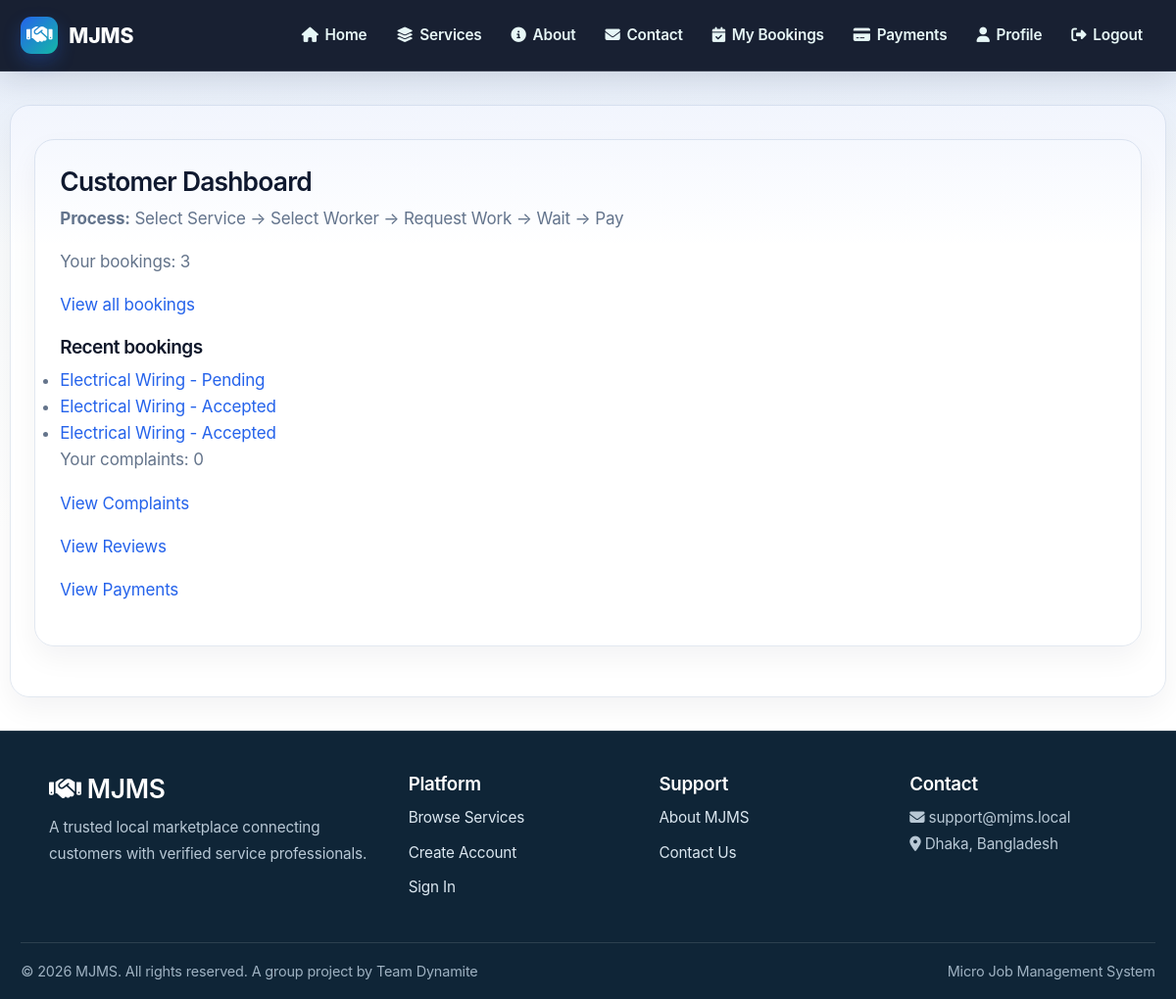
Page /dashboard/ (signed in) on the earlier database version.
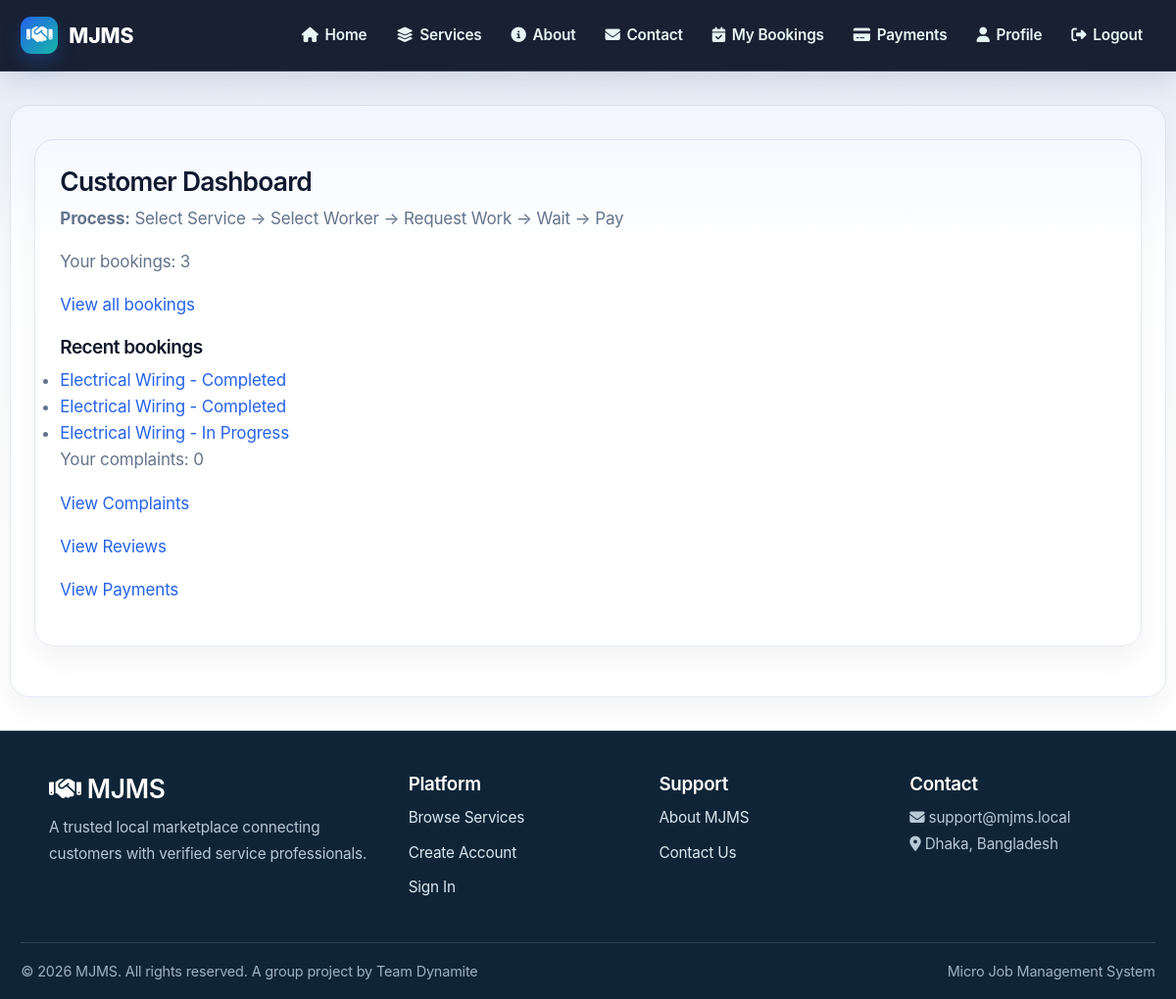
Same page on the later database version.
### bookings/models.py (models this page shows, shortened)
class Booking(models.Model):
    STATUS_CHOICES = [
        ('Pending', 'Pending'),
        ('Confirmed', 'Confirmed'),
        ('Accepted', 'Accepted'),
        ('Open', 'Open'),
        ('Assigned', 'Assigned'),
        ('In Progress', 'In Progress'),
        ('Completed', 'Completed'),
        ('Cancelled', 'Cancelled'),
    ]
    BOOKING_TYPE_CHOICES = [
        ('BOOK_THIS_SERVICE', 'Book This Service'),
        ('HIRE_ME', 'Hire Me'),
    ]
    customer = models.ForeignKey(
        settings.AUTH_USER_MODEL,
        on_delete=models.CASCADE,
        related_name='customer_bookings'
    )
    service = models.ForeignKey(
        Service,
        on_delete=models.CASCADE,
        related_name='bookings'
    )
    worker = models.ForeignKey(
        settings.AUTH_USER_MODEL,
        on_delete=models.SET_NULL,
        null=True,
        blank=True,
        related_name='worker_bookings'
    )
    booking_date = models.DateField()
    booking_time = models.TimeField()
    address = models.TextField()
    problem_description = models.TextField()
    problem_photo = models.ImageField(
        upload_to='booking_problem_photos/',
        blank=True,
        null=True,
    )
    status = models.CharField(
        max_length=20,
        choices=STATUS_CHOICES,
        default='Pending'
    )
    booking_type = models.CharField(
        max_length=30,
        choices=BOOKING_TYPE_CHOICES,
        default='BOOK_THIS_SERVICE',
        help_text='How the customer created this booking: Book This Service or Hire Me.'
    )
    proposed_price = models.DecimalField(
        max_digits=10,
        decimal_places=2,
        null=True,
        blank=True,
        help_text='Customer proposal before the price is agreed.'
    )
    actual_price = models.DecimalField(
        max_digits=10,
        decimal_places=2,
        null=True,
        blank=True,
        help_text='Current negotiated price for the service.'
    )
    price_agreed = models.BooleanField(default=False)
    price_agreed_at = models.DateTimeField(null=True, blank=True)
    created_at = models.DateTimeField(auto_now_add=True)
    updated_at = models.DateTimeField(auto_now=True)
    class Meta:
        ordering = ['-created_at']

### services/models.py (models this page shows, shortened)
class Service(models.Model):
    name = models.CharField(max_length=100)
    category = models.ForeignKey(
        Category,
        on_delete=models.CASCADE,
        related_name='services',
        help_text='The category this service belongs to'
    )
    description = models.TextField()
    price = models.DecimalField(max_digits=10, decimal_places=2)
    image = models.ImageField(upload_to='service_images/')
    duration = models.CharField(max_length=50, help_text='Estimated duration (e.g., "2 hours")')
    location = models.CharField(max_length=100, blank=True, null=True)
    featured = models.BooleanField(default=False)
    is_available = models.BooleanField(default=True)
    created_at = models.DateTimeField(auto_now_add=True)
    updated_at = models.DateTimeField(auto_now=True)
    class Meta:
        ordering = ['category__name', 'name']
        indexes = [
            models.Index(fields=['category', 'is_available']),
        ]

### dashboard/views.py (the view, shortened to what this page needs)
# urls.py: path('', views.dashboard_home, name='dashboard_home'),
@login_required
def dashboard_home(request):
    bookings = Booking.objects.filter(customer=request.user)
    complaints = Complaint.objects.filter(customer=request.user)
    context = {
        'bookings': bookings,
        'complaints': complaints,
    }
    return render(request, 'dashboard/dashboard.html', context)

### notifications/views.py (called while the page is built)
def notification_context(request):
    if not request.user.is_authenticated:
        return {}
    return {
        'unread_notification_count': Notification.objects.filter(
            user=request.user,
            is_read=False,
        ).count(),
    }

### templates/dashboard/dashboard.html (shortened to what the changed rows need)
{% extends 'base.html' %}
{% block content %}
<div class="dashboard-shell">
    {% if user.role == 'admin' %}
        <header class="admin-header">
            <div>
                <p class="eyebrow">Operations Overview</p>
                <h1>Platform Administration</h1>
            </div>
            <div class="admin-header-actions">
                <a href="{% url 'admin:index' %}" class="btn btn-primary">Admin Panel</a>
                <a href="{% url 'admin_users_list' %}" class="btn btn-secondary">Manage Users</a>
            </div>
        </header>
        <section class="stats-grid">
            <article class="stat-card accent-blue">
                <div class="stat-icon"><i class="fa-solid fa-users"></i></div>
                <div>
                    <span>Customers</span>
                    <strong>{{ total_customers }}</strong>
                </div>
            </article>
            <article class="stat-card accent-green">
                <div class="stat-icon"><i class="fa-solid fa-user-tie"></i></div>
                <div>
                    <span>Workers</span>
                    <strong>{{ total_workers }}</strong>
                </div>
            </article>
            <article class="stat-card accent-orange">
                <div class="stat-icon"><i class="fa-solid fa-clock"></i></div>
                <div>
                    <span>Pending Workers</span>
                    <strong>{{ pending_workers }}</strong>
                </div>
            </article>
            <article class="stat-card accent-purple">
                <div class="stat-icon"><i class="fa-solid fa-clipboard-list"></i></div>
                <div>
                    <span>Service Requests</span>
                    <strong>{{ service_requests }}</strong>
                </div>
            </article>
            <article class="stat-card accent-indigo">
                <div class="stat-icon"><i class="fa-solid fa-calendar-check"></i></div>
                <div>
                    <span>Bookings</span>
                    <strong>{{ bookings.count }}</strong>
                </div>
            </article>
            <article class="stat-card accent-red">
                <div class="stat-icon"><i class="fa-solid fa-xmark-circle"></i></div>
                <div>
                    <span>Cancelled Jobs</span>
                    <strong>{{ cancelled_jobs }}</strong>
                </div>
            </article>
            <article class="stat-card accent-pink">
                <div class="stat-icon"><i class="fa-solid fa-triangle-exclamation"></i></div>
                <div>
                    <span>Complaints</span>
                    <strong>{{ complaints.count }}</strong>
                </div>
            </article>
            <article class="stat-card accent-cyan">
                <div class="stat-icon"><i class="fa-solid fa-sack-dollar"></i></div>
                <div>
                    <span>Revenue</span>
                    <strong>৳{{ platform_revenue|default:'0.00' }}</strong>
                </div>
            </article>
        </section>
        <section class="dashboard-grid admin-grid">
            <div class="dashboard-card">
                <h3>Completed Jobs</h3>
                <p class="dashboard-number">{{ completed_jobs }}</p>
                <small>Successful job outcomes</small>
            </div>
            <div class="dashboard-card">
                <h3>Cancelled Jobs</h3>
                <p class="dashboard-number">{{ cancelled_jobs }}</p>
                <small>Jobs requiring follow-up</small>
            </div>
            <div class="dashboard-card">
                <h3>Paid Transactions</h3>
                <p class="dashboard-number">{{ paid_transactions }}</p>
                <small>Verified payments</small>
            </div>
            <div class="dashboard-card">
                <h3>Platform Revenue</h3>
                <p class="dashboard-number">৳{{ platform_revenue|default:'0.00' }}</p>
                <small>Commission collected</small>
            </div>
            <div class="dashboard-card">
                <h3>Worker Earnings</h3>
                <p class="dashboard-number">৳{{ worker_earnings|default:'0.00' }}</p>
                <small>Gross payout value</small>
            </div>
            <div class="dashboard-card">
                <h3>Avg Rating</h3>
                <p class="dashboard-number">{{ avg_rating|floatformat:1 }}</p>
                <small>Marketplace quality</small>
            </div>
        </section>
        <section class="panel-card" style="margin-top: 24px;">
            <div class="panel-header">
                <h3>Approved workers by trade</h3>
                <span>{{ blocked_workers }} blocked</span>
            </div>
            <div class="analytics-grid">
                {% for trade in trade_counts %}
                    <div class="metric-box">
                        <h4>{{ trade.name }}</h4>
                        <p><strong>{{ trade.count }}</strong> approved worker(s)</p>
                    </div>
                {% empty %}
                    <div class="metric-box">
                        <h4>No trades</h4>
                        <p><strong>0</strong> approved worker(s)</p>
                    </div>
                {% endfor %}
            </div>
        </section>
        <section class="admin-panel-grid">
            <div class="panel-card analytics-card">
                <div class="panel-header">
                    <h3>Performance summary</h3>
                    <span>Recent business health</span>
                </div>
                <div class="analytics-grid">
                    <div class="metric-box">
                        <h4>Daily</h4>
                        <p><strong>Revenue:</strong> ৳{{ report_daily.revenue|default:'0.00' }}</p>
                        <p><strong>Jobs:</strong> {{ report_daily.jobs }}</p>
                    </div>
                    <div class="metric-box">
                        <h4>Monthly</h4>
                        <p><strong>Revenue:</strong> ৳{{ report_monthly.revenue|default:'0.00' }}</p>
                        <p><strong>Jobs:</strong> {{ report_monthly.jobs }}</p>
                    </div>
                    <div class="metric-box">
                        <h4>Yearly</h4>
                        <p><strong>Revenue:</strong> ৳{{ report_yearly.revenue|default:'0.00' }}</p>
                        <p><strong>Jobs:</strong> {{ report_yearly.jobs }}</p>
                    </div>
                </div>
            </div>
            <aside class="panel-card quick-actions">
                <div class="panel-header">
                    <h3>Quick actions</h3>
                    <span>Priority workflow</span>
                </div>
                <div class="dashboard-links">
                    <a href="{% url 'admin_users_list' %}"><i class="fa-solid fa-user-gear"></i> Manage Users</a>
                    <a href="{% url 'service_list' %}"><i class="fa-solid fa-list"></i> Manage Services</a>
                    <a href="{% url 'admin_jobs_list' %}"><i class="fa-solid fa-clipboard-list"></i> Monitor Jobs</a>
                    <a href="{% url 'admin_payouts_list' %}"><i class="fa-solid fa-percent"></i> Manage Commission</a>
                    <a href="{% url 'admin_payments_list' %}"><i class="fa-solid fa-sack-dollar"></i> Monitor Payments</a>
                    <a href="{% url 'admin_reports' %}"><i class="fa-solid fa-file-lines"></i> Generate Reports</a>
                </div>
            </aside>
        </section>
    {% else %}
        <div class="card dashboard-shell-card">
            {% if bookings %}
                <ul>
                    {% for booking in bookings|slice:':3' %}
                        <li>
                            <a href="{% url 'booking_detail' booking.pk %}">{{ booking.service.name }} - {{ booking.status }}</a>
                        </li>
                    {% endfor %}
                </ul>
            {% endif %}
        </div>
    {% endif %}
</div>
{% endblock %}

Differences in the rows shown:
changed Booking (number 1 of 3 on the later page): status "Pending" → "Completed"
changed Booking (number 2 of 3 on the later page): status "Accepted" → "Completed"
changed Booking: status "Accepted" → "In Progress"
